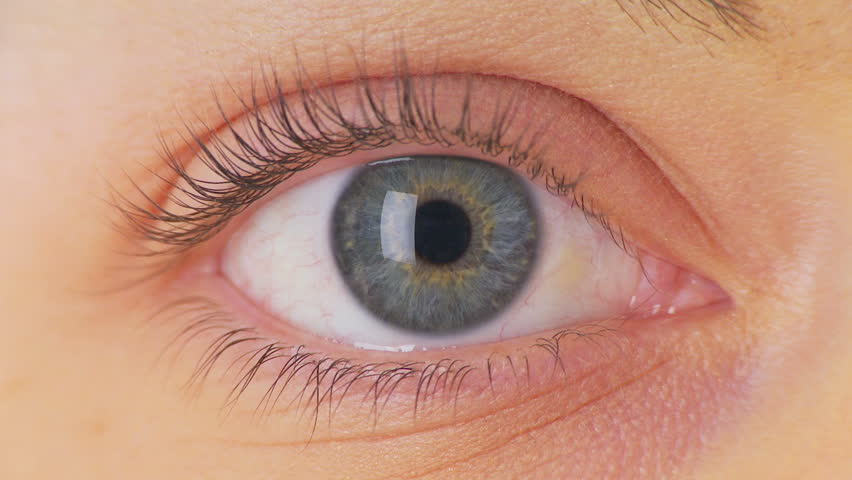
%> input picture 1.jpg, 852 x 480 px
$ octave IrisRecognition.m   (GNU Octave 9; MATLAB toolbox functions it lacks are replaced by stand-ins)
%> lines starting %> are read from the running program, lines starting %| are printed output that depends on the picture; in (x1, y1, x2, y2) boxes, pixels count from 0 and x2, y2 are one past the last pixel; in counts of white or black regions, pixels touching at a corner belong together; the program's own positions count from 1
clc; close all; warning off;

% STEP:1 IMAGE AQUISITION**************************************************

sample_image = imread('1.jpg');
%> sample_image is the input picture: size 480x852x3 uint8; mean R, G, B 194.1, 146.9, 125.8
i=sample_image;
subplot(1,2,1);
imshow(i);
title('STEP:1 Image Aquisition(Original Image:1)');

input_image = imread('1.jpg');
ii=input_image;
subplot(1,2,2);
imshow(ii);
title('STEP:1 Image Aquisition(Original Image:2)');

figure();


% STEP:2 GRAY SCALE CONVERTION*********************************************

g =rgb2gray(i);
subplot(1,2,1);
imshow(g);
title('STEP:2 Converting into Gray Image:1');

gg=rgb2gray(ii);
subplot(1,2,2);
imshow(gg);
title('STEP:2 Converting into Gray Image:2');

figure();

% STEP:3 Subtraction of original image*************************************

k = sample_image;
v= rgb2gray(k);
v = imsubtract(v,60);
subplot(1,2,1);
imshow(v);
title('STEP:3 Subtracted Gray Image:1');

kk = input_image;
vv =rgb2gray(kk);
vv = imsubtract(vv,60);
subplot(1,2,2);
imshow(vv);
title('STEP:3 Subtracted Gray Image:2');

figure();

% Find HISTOGRAM of the Image**********************************************
%imhist works with only 8 bit images
% Hence convert the image to unsigned 8 bit image and plot the histogram

z=double(v);
subplot(1,2,1);
imhist(v);
axis off, axis tight;
title('STEP:4 Histogram of the Image:1');

zz=double(vv);
subplot(1,2,2);
imhist(vv);
axis off, axis tight;
title('STEP:4 Histogram of the Image:1');
%> figure, not shown here; panel 1: highest point at x = 131, y = 10348

figure();


% STEP:5 CROPED IMAGE******************************************************

c=imcrop(g,[210 86 627-210 402-86]);
subplot(1,2,1);
imshow(c);
title('STEP:5 Croped Image:1');

cc=imcrop(gg,[210 86 627-210 402-86]);
subplot(1,2,2);
imshow(cc);
title('STEP:5 Croped Image:2');

figure();


% STEP:6 RESIZED IMAGE*****************************************************

r=imresize(c,[256,256],'nearest');
subplot(1,2,1);
imshow(r);
title('STEP:6 Resized Image:1');

rr=imresize(cc,[256,256],'nearest');
subplot(1,2,2);
imshow(rr);
title('STEP:6 Resized Image:2');

figure();

% STEP:7 IMAGE SMOOTHING***************************************************

s= fspecial('gaussian',3);
f = imfilter(r,s);
subplot(1,2,1);
imshow(f,[]),title('STEP:7 Using Gaussian Filter Smoothing Image:1 ');

ss= fspecial('gaussian',3);
ff = imfilter(rr,ss);
subplot(1,2,2);
imshow(ff,[]),title('STEP:7 Using Gaussian Filter Smoothing Image:2');

figure();

%%% Image Segmentation Process:-

% STEP:8 CANNY EDGE DETECTION**********************************************

e=edge(f,'canny');
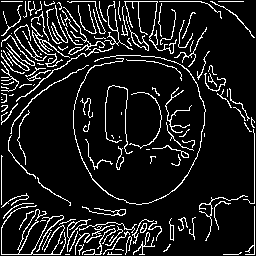
%> e: size 256x256 logical; 11.1% white in thin lines or dots
subplot(1,2,1);
imshow(e);
title('STEP:8 Edge Detection by Canny Filter Image:1');

ee=edge(ff,'canny');
subplot(1,2,2);
imshow(ee);
title('STEP:8 Edge Detection by Canny Filter Image:2');

figure();

 %STEP:9 Sobel EDGE DETECTION**********************************************

S1=edge(f,'roberts');
%> S1: size 256x256 logical; 3.1% white in thin lines or dots
subplot(1,2,1);
imshow(S1);
title('STEP:9 Edge Detection by Sobel Filter Image:1');

SS1=edge(ff,'roberts');
subplot(1,2,2);
imshow(SS1);
title('STEP:9 Edge Detection by Sobel Filter Image:2');

figure()


% STEP:11 GAMMA CORRECTION*************************************************
%Adjust the Gamma to 0.8

S=edge(f,'sobel');
%> S: size 256x256 logical; 4% white in thin lines or dots
u=double(S);
%> u: size 256x256 double; values 0 (black) and 1 (white), 4% white in thin lines or dots
subplot(1,2,1);
y= imadjust(u,[],[],0.8);
imshow(y);
title('STEP:10 Gamma Adjusted Image:1');

SS=edge(ff,'sobel');
uu=double(SS);
subplot(1,2,2);
yy= imadjust(uu,[],[],0.8);
imshow(yy);
title('STEP:10 Gamma Adjusted Image:2');

figure();

% STEP:12 HISTERISIS THRASHOLD*********************************************


mygrayimg = sample_image;
mygrayimg = imresize(rgb2gray(mygrayimg),[256 256]);
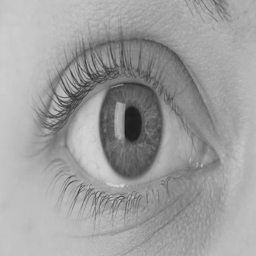
%> mygrayimg: size 256x256 uint8; min 28, max 213, mean 158.7

myfftimage = fft2(mygrayimg);


tmp = abs(myfftimage);
mylogimg = log(1+tmp);
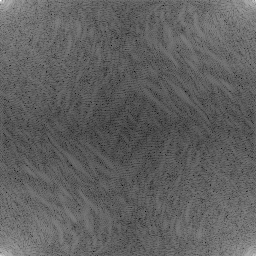
%> mylogimg: size 256x256 double; min 1.38, max 16.16, mean 6.99; drawn with min black and max white


[M,N] = size(myfftimage);
%> M = 256; N = 256


low = 62;
band1 = 15;
band2 = 60;


mylowpassmask = ones(M,N);
mybandpassmask = ones(M,N);


for u = 1:M
   for v = 1:N

       tmp = ((u-(M+1))/2)^2 +(v-(N+1)/2)^2;
       raddist = round((sqrt(tmp)));
       disp(raddist)

       if raddist > low
       mylowpassmask(u,v) = 0;
       end

       if raddist > band2 || raddist < band1;
       mybandpassmask(u,v) = 0;
       end
   end
end
%> this loop made 256 passes
%> (printed output is left out)
%> mybandpassmask: size 256x256 double; values 0 (black) and 1 (white), 16.5% white; 1 white region, box (x1, y1, x2, y2) and area: (68, 136, 188, 256) 10786
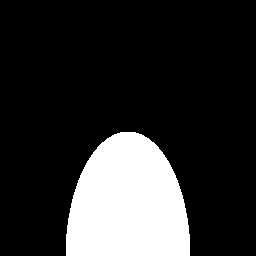
%> mylowpassmask: size 256x256 double; values 0 (black) and 1 (white), 18.6% white; 1 white region, box (x1, y1, x2, y2) and area: (66, 132, 190, 256) 12194


f1 = fftshift(mylowpassmask);
%> f1: size 256x256 double; values 0 (black) and 1 (white), 18.6% white; 2 white regions, box (x1, y1, x2, y2) and area: (0, 4, 62, 128) 6097, (194, 4, 256, 128) 6097
f3 = fftshift(mybandpassmask);
%> f3: size 256x256 double; values 0 (black) and 1 (white), 16.5% white; 2 white regions, box (x1, y1, x2, y2) and area: (0, 8, 60, 128) 5393, (196, 8, 256, 128) 5393


resimage1 = myfftimage.*f1;
resimage3 = myfftimage.*f3;

% Display the low pass filtered image
r1 = abs(ifft2(resimage1));
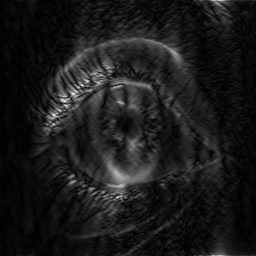
%> r1: size 256x256 double; min 0.00492, max 51.74, mean 5.5; drawn with min black and max white
subplot(1,2,1);
imshow(r1,[]),title('STEP:11 Hysteresis Thresholding of Image: 1');


% part 2*****


% Read the image, resize it to 256 x 256
% Convert it to grey image and display it

mygrayimg = input_image;
mygrayimg = imresize(rgb2gray(mygrayimg),[256 256]);
%subplot(2,2,1);
%imshow(mygrayimg),title('Original Gray-Image');

% Find FFT
% Use the command fft2() to get FFT of the image
% The log scale of FFT image is displayed

myfftimage = fft2(mygrayimg);

% Take logarithmic scale for display

tmp = abs(myfftimage);
mylogimg = log(1+tmp);

%subplot(2,2,2);
%imshow(mat2gray(mylogimg));
%title('FFT Image');

% Find size
[M,N] = size(myfftimage);

% Create Filter array

% The cut off frequency 20 is used here

low = 62;
band1 = 15;
band2 = 60;

% create ideal high pass filter mask

% Create matrix of size equals original matrix

mylowpassmask = ones(M,N);
mybandpassmask = ones(M,N);

% Generate values for ideal high pass mask

for u = 1:M
   for v = 1:N

       tmp = ((u-(M+1))/2)^2 +(v-(N+1)/2)^2;
       raddist = round((sqrt(tmp)));
       disp(raddist)

       if raddist > low
       mylowpassmask(u,v) = 0;
       end

       if raddist > band2 || raddist < band1;
       mybandpassmask(u,v) = 0;
       end
   end
end

% Shift the spectrum to the centre
f1 = fftshift(mylowpassmask);
f3 = fftshift(mybandpassmask);

% Apply the filter H to the FFT of the Image
resimage1 = myfftimage.*f1;
resimage3 = myfftimage.*f3;


% Apply the Inverse FFT to the filtered image

% Display the low pass filtered image
r1 = abs(ifft2(resimage1));
subplot(1,2,2);
imshow(r1,[]),title('STEP:11 Hysteresis Thresholding of Image: 2');

figure();

% STEP:12 HUGH TRANSFORM***************************************************

Hu=imread('hug1.jpg');
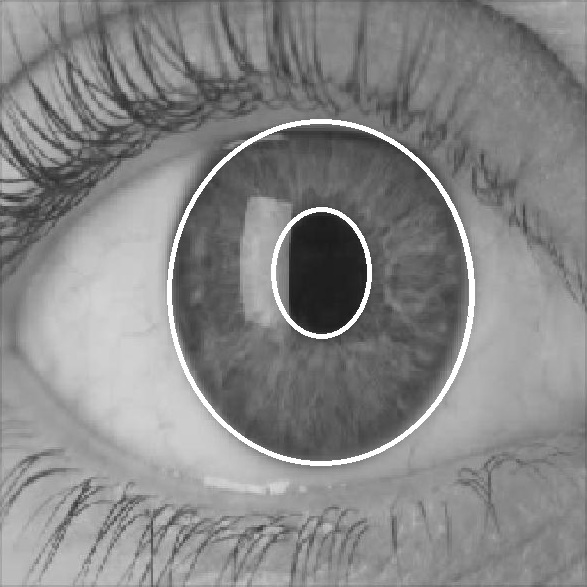
%> input picture hug1.jpg, 587 x 587 px
%> Hu is the input picture: size 587x587x3 uint8; min 25, max 255, mean 134.9
subplot(1,2,1);
imshow(Hu);
title('STEP:12 After Hugh Transformation Image:1')

Hu1=imread('hug1.jpg');
subplot(1,2,2);
imshow(Hu1);
title('STEP:12 After Hugh Transformation Image:2')

figure();


% STEP:13 NORMALIZATION****************************************************
n=imread('normal1.jpg');
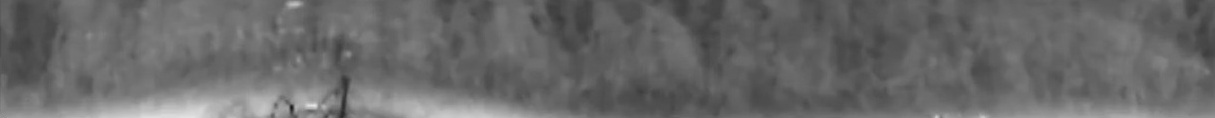
%> input picture normal1.jpg, 1215 x 118 px
%> n is the input picture: size 118x1215x3 uint8; min 23, max 231, mean 104.7
subplot(2,1,1);
imshow(n);
title('STEP:13 Normalized Image:1')

nn=imread('normal1.jpg');
subplot(2,1,2);
imshow(nn);
title('STEP:13 Normalized Image:2')

figure();


% STEP:15 MATCHING*********************************************************


N=im2double(f);
subplot(1,2,1);
imshow(N);
title('STEP:14 IMAGE 1');

NN=im2double(ff);
subplot(1,2,2);
imshow(NN);
title('STEP:14 IMAGE 2');

if (N==NN)
    w = msgbox('SAME IRIS','Result');
else
    w = msgbox('DIFFERENT IRIS','Result');
end
